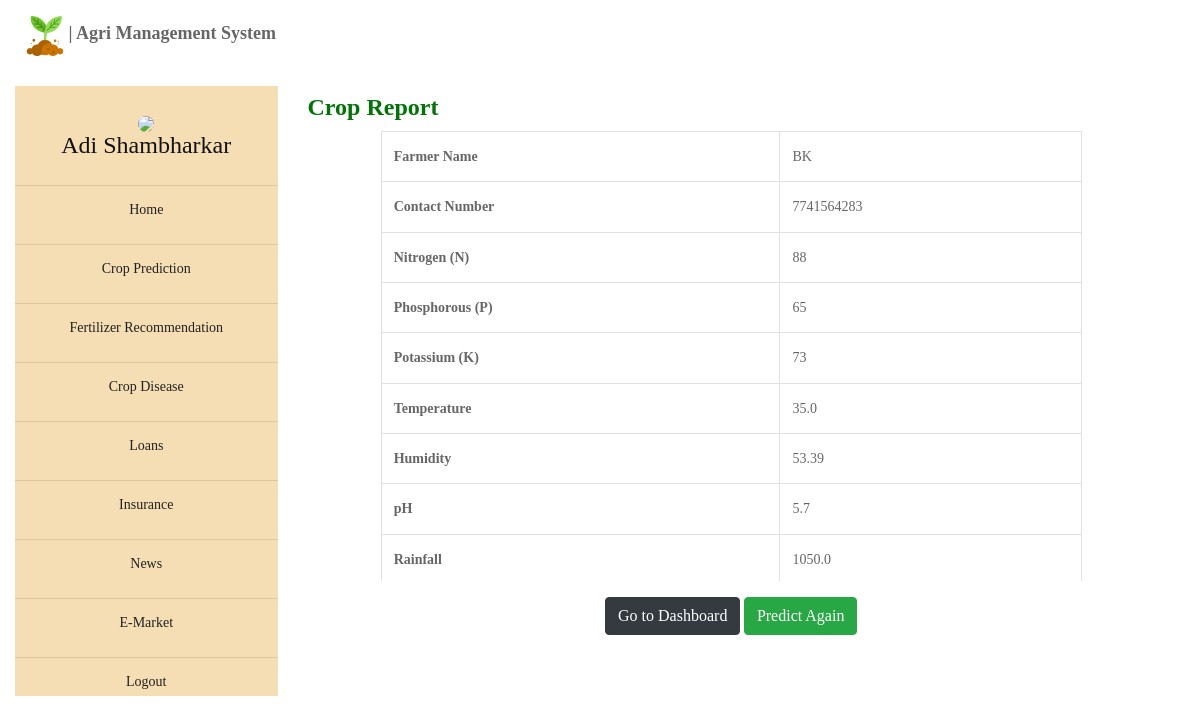
Page /crop_report (signed in) on the earlier database version.
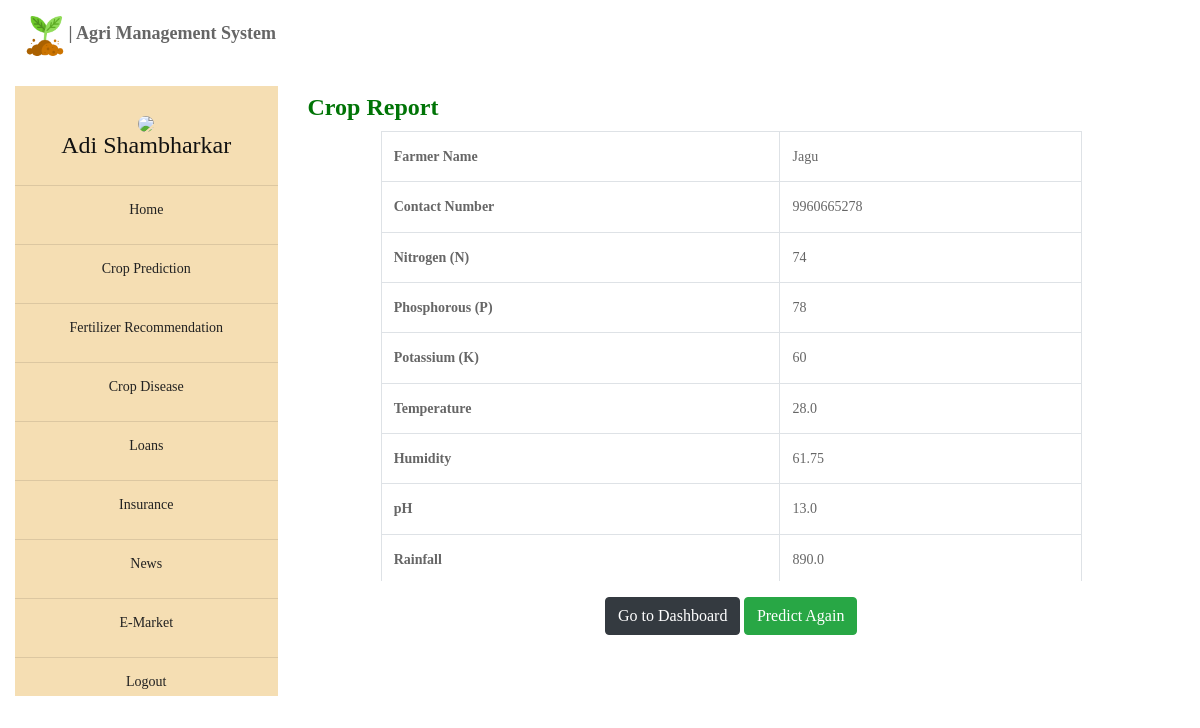
Same page on the later database version.
### app/models.py (models this page shows, shortened)
class Crop_Details(models.Model):
    user = models.ForeignKey(User, on_delete=models.CASCADE, null=True, blank=True)
    farmer_id = models.BigAutoField(primary_key=True)
    farmer_name = models.CharField(max_length=100)
    contact_no = models.CharField(max_length=15)
    n = models.PositiveIntegerField()
    p = models.PositiveIntegerField()
    k = models.PositiveIntegerField()
    temperature = models.FloatField()
    humidity = models.FloatField()
    ph = models.FloatField()
    rainfall = models.FloatField()
    soil_type = models.CharField(max_length=20, null=True, blank=True)
    season = models.CharField(max_length=20, null=True, blank=True)
    region = models.CharField(max_length=20, null=True, blank=True)
    prediction = models.CharField(max_length=50)
    fertilizer = models.CharField(max_length=50)
    date = models.DateField()

### app/views.py (the view)
# urls.py: path("crop_report", views.crop_report, name= "crop_report"),
@login_required(login_url="log_in")
@cache_control(no_cache = True, must_revalidate = True, no_store = True)
def crop_report(request):
    crop_data = Crop_Details.objects.last()
    context = {
        'first_name': request.user.first_name,
        'last_name': request.user.last_name,
        'crop_data' : crop_data
    }
    if request.method == "POST":
        return redirect("report")
    return render(request, "crop_report.html", context)

### templates/crop_report.html (shortened to what this page needs)
{% extends 'base.html' %}
{% block body %}
<div class="row col-lg-12">
  <div class="col-lg-3 bg-light d-none d-md-block sidebar">
    <div class="mb-1" style="background-color: rgb(245,222,179); height:610px;">
      <div class="text-center">
        <img src="/static/images/farmer_icon.png" class="rounded-circle img-fluid"
             style="width: 100px; margin-top: 30px;">
        <h1>{{ first_name }} {{ last_name }}</h1>
        <hr>
        <h5><a href="dashboard">Home</a></h5><hr>
        <h5><a href="crop_prediction">Crop Prediction</a></h5><hr>
        <h5><a href="fert_rec">Fertilizer Recommendation</a></h5><hr>
        <h5><a href="crop_dis">Crop Disease</a></h5><hr>
        <h5><a href="loan1">Loans</a></h5><hr>
        <h5><a href="insurance">Insurance</a></h5><hr>
        <h5><a href="news">News</a></h5><hr>
        <h5><a href="e_market">E-Market</a></h5><hr>
        <h5><a href="log_out">Logout</a></h5>
      </div>
    </div>
  </div>
  <div class="col-lg-9">
    <div class="mb-1" style="height:600px;">
      <h1 class="mt-2" style="color:#007406;"><b>Crop Report</b></h1>
      {% if crop_data %}
      <div class="text-center">
        <div class="row" style="height:450px; overflow:auto;">
          <div class="col-md-10 m-auto">
            <table class="table table-bordered text-left">
              <tr><th>Farmer Name</th><td>{{ crop_data.farmer_name }}</td></tr>
              <tr><th>Contact Number</th><td>{{ crop_data.contact_no }}</td></tr>
              <tr><th>Nitrogen (N)</th><td>{{ crop_data.n }}</td></tr>
              <tr><th>Phosphorous (P)</th><td>{{ crop_data.p }}</td></tr>
              <tr><th>Potassium (K)</th><td>{{ crop_data.k }}</td></tr>
              <tr><th>Temperature</th><td>{{ crop_data.temperature }}</td></tr>
              <tr><th>Humidity</th><td>{{ crop_data.humidity }}</td></tr>
              <tr><th>pH</th><td>{{ crop_data.ph }}</td></tr>
              <tr><th>Rainfall</th><td>{{ crop_data.rainfall }}</td></tr>
            </table>
          </div>
        </div>
        <a class="btn btn-dark mt-3" href="dashboard">Go to Dashboard</a>
        <a class="btn btn-success mt-3" href="crop_prediction">Predict Again</a>
      </div>
      {% else %}
        <div class="text-center mt-5">
          <h3>No Crop Prediction Available</h3>
          <a class="btn btn-success mt-3" href="crop_prediction">Predict Now</a>
        </div>
      {% endif %}
    </div>
  </div>
</div>
{% endblock %}

Differences in the rows shown:
no longer on this page (row unchanged): Crop_Details: farmer_name "BK", contact_no "7741564283", n "88", p "65", k "73", temperature "35.0", humidity "53.39", ph "5.7", rainfall "1050.0"
added Crop_Details: farmer_name "Jagu", contact_no "9960665278", n "74", p "78", k "60", temperature "28.0", humidity "61.75", ph "13.0", rainfall "890.0"
